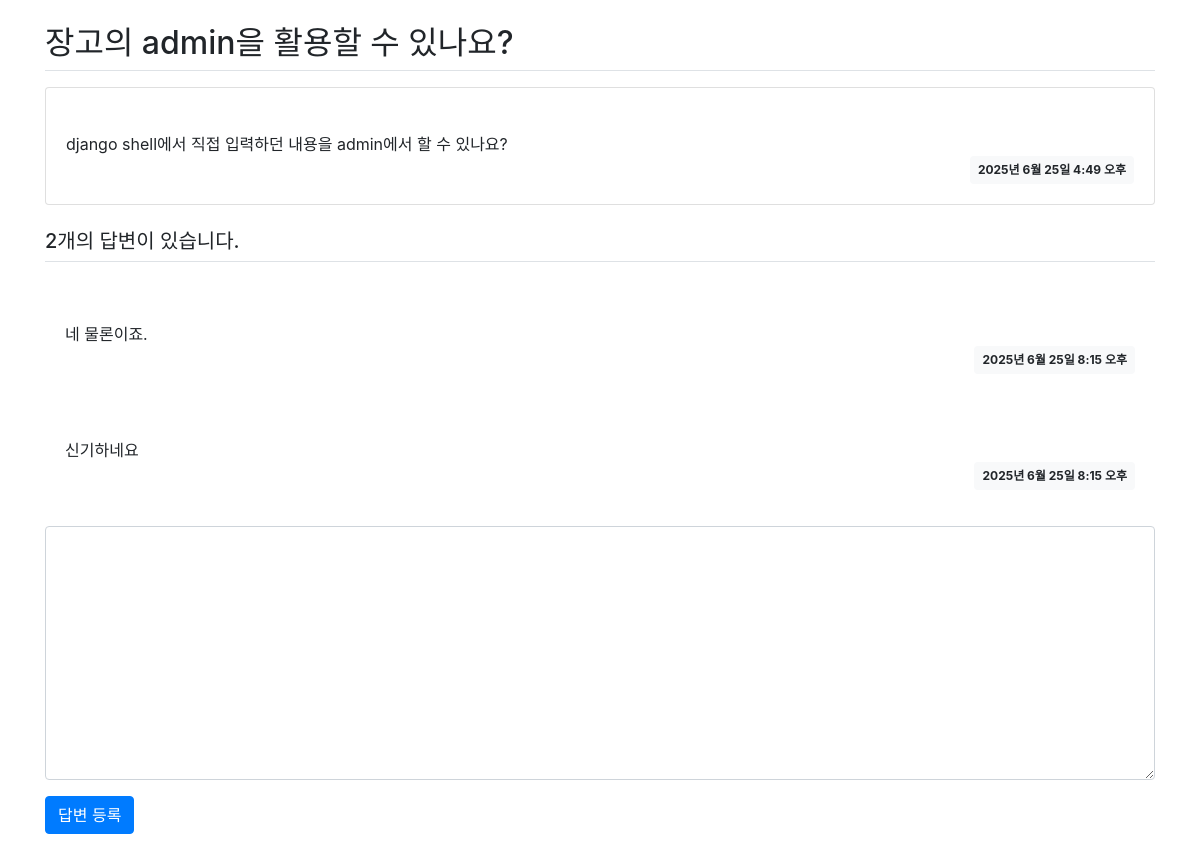
Page /pybo/3/ on the committed database.
### pybo/models.py (models this page shows, shortened)
class Question(models.Model):
    subject = models.CharField(max_length=200)
    content = models.TextField()
    create_date = models.DateTimeField()

class Answer(models.Model):
    question = models.ForeignKey(Question, on_delete=models.CASCADE)
    content = models.TextField()
    create_date = models.DateTimeField()

### pybo/views.py (the view)
# urls.py: path('<int:question_id>/', views.detail, name='detail'),
def detail(request, question_id):
    question = get_object_or_404(Question, pk=question_id)
    context = {'question': question}
    return render(request, 'pybo/question_detail.html', context)

### templates/pybo/question_detail.html (shortened to what this page needs)
{% extends 'base.html' %}
{% block content %}
<div class="container my-3">
    <h2 class="border-bottom py-2">{{ question.subject }}</h2>
    <div class="card my-3">
        <div class="card-body">
            <div class="card-text" style="white-space: pre-line;">
                {{ question.content }}
            </div>
            <div class="d-flex justify-content-end">
                <div class="badge badge-light p-2">
                    {{ question.create_date }}
                </div>
            </div>
        </div>
    </div>
    <h5 class="border-bottom my-3 py-2">
        {{ question.answer_set.count }}개의 답변이 있습니다.
    </h5>
    {% for answer in question.answer_set.all %}
    <div class="card-body">
        <div class="card-text" style="white-space: pre-line">
            {{ answer.content }}
        </div>
        <div class="d-flex justify-content-end">
            <div class="badge badge-light p-2">
                {{ answer.create_date }}
            </div>
        </div>
    </div>
    {% endfor %}
    <form action="{% url 'pybo:answer_create' question.id %}"
          method="post" class="my-3">
        <div class="form-group">
            <textarea name="content" id="content"
                      class="form-control" rows="10"></textarea>
        </div>
        <input type="submit" value="답변 등록" class="btn btn-primary">
    </form>
</div>
{% endblock %}

### rows in the picture
Question: subject "장고의 admin을 활용할 수 있나요?", content "django shell에서 직접 입력하던 내용을 admin에서 할 수 있나요?", create_date "2025년 6월 25일 4:49 오후", answer_set.count "2"
Answer: content "네 물론이죠.", create_date "2025년 6월 25일 8:15 오후"
Answer: content "신기하네요", create_date "2025년 6월 25일 8:15 오후"
